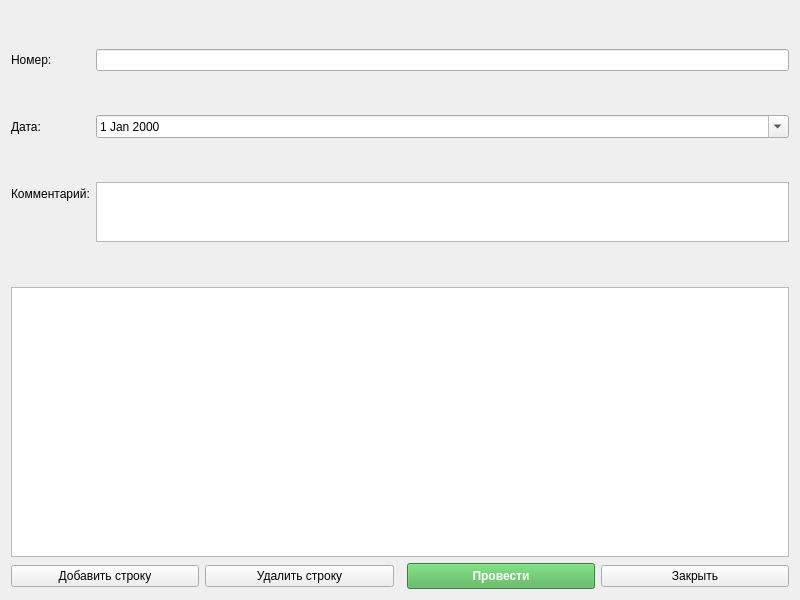
<?xml version="1.0" encoding="UTF-8"?>
<ui version="4.0">
    <class>ReceiptForm</class>
    <widget class="QWidget" name="ReceiptForm">
        <property name="geometry">
            <rect><x>0</x><y>0</y><width>800</width><height>600</height></rect>
        </property>
        <layout class="QVBoxLayout" name="verticalLayout">
            <item>
                <layout class="QFormLayout" name="formLayout">
                    <item row="0" column="0"><widget class="QLabel" name="label"><property name="text"><string>Номер:</string></property></widget></item>
                    <item row="0" column="1"><widget class="QLineEdit" name="lineEditNumber"/></item>
                    <item row="1" column="0"><widget class="QLabel" name="label_2"><property name="text"><string>Дата:</string></property></widget></item>
                    <item row="1" column="1"><widget class="QDateEdit" name="dateEdit"><property name="calendarPopup"><bool>true</bool></property></widget></item>
                    <item row="2" column="0"><widget class="QLabel" name="label_3"><property name="text"><string>Комментарий:</string></property></widget></item>
                    <item row="2" column="1"><widget class="QTextEdit" name="textEditComment"><property name="maximumSize"><size><width>16777215</width><height>60</height></size></property></widget></item>
                </layout>
            </item>
            <item>
                <widget class="QTableView" name="tableView">
                    <property name="alternatingRowColors"><bool>true</bool></property>
                </widget>
            </item>
            <item>
                <layout class="QHBoxLayout" name="horizontalLayout">
                    <item><widget class="QPushButton" name="btnAddRow"><property name="text"><string>Добавить строку</string></property></widget></item>
                    <item><widget class="QPushButton" name="btnDeleteRow"><property name="text"><string>Удалить строку</string></property></widget></item>
                    <item><spacer name="horizontalSpacer"><property name="orientation"><enum>Qt::Horizontal</enum></property></spacer></item>
                    <item><widget class="QPushButton" name="btnPost"><property name="text"><string>Провести</string></property><property name="styleSheet"><string>QPushButton { background-color: #4CAF50; color: white; font-weight: bold; padding: 5px; }</string></property></widget></item>
                    <item><widget class="QPushButton" name="btnClose"><property name="text"><string>Закрыть</string></property></widget></item>
                </layout>
            </item>
        </layout>
    </widget>
    <resources/>
    <connections/>
</ui>
